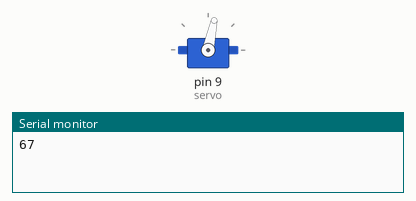
This sketch was run on a simulated Arduino Uno, built with avr-gcc and run on an emulated ATmega328P. Shown: servo, the last lines printed to the serial monitor. Random numbers use the default seed unless the sketch sets one.

Above: at 0.15 s.
At 9.82 s:
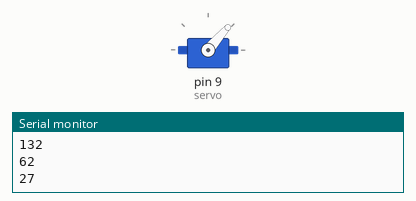
At 19.8 s:
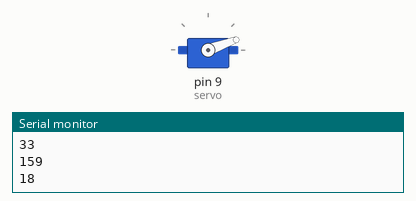
At 39.76 s:
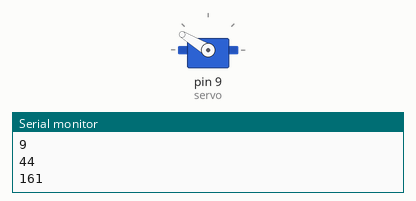
Timing chart, 0 to 40.0 s (numbered marks = the images above):
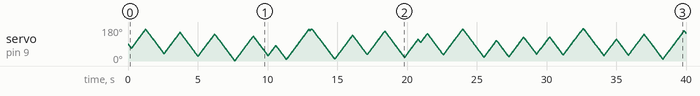

The sketch:

cat_toy.ino
```cpp
#include <Servo.h>

Servo servoh,servo; // creates servo objects to control  servos

void setup() {
  servo.attach(9); // attaches the servo on pin 9 to the servo obect
  Serial.begin(9600);
}

void loop() {
  int random_number = random(0, 180);

  int pos = servo.read();

  Serial.println(random_number);

  if (random_number > pos) { //determines direction in which servo will move
    for (int i = pos; i < random_number; i++) {
      delay(10);
      servo.write(i);
    }
  }

  else{
    for (int i = pos; i > random_number; i--) {
      delay(10);
      servo.write(i);


    }
  }


}
```
